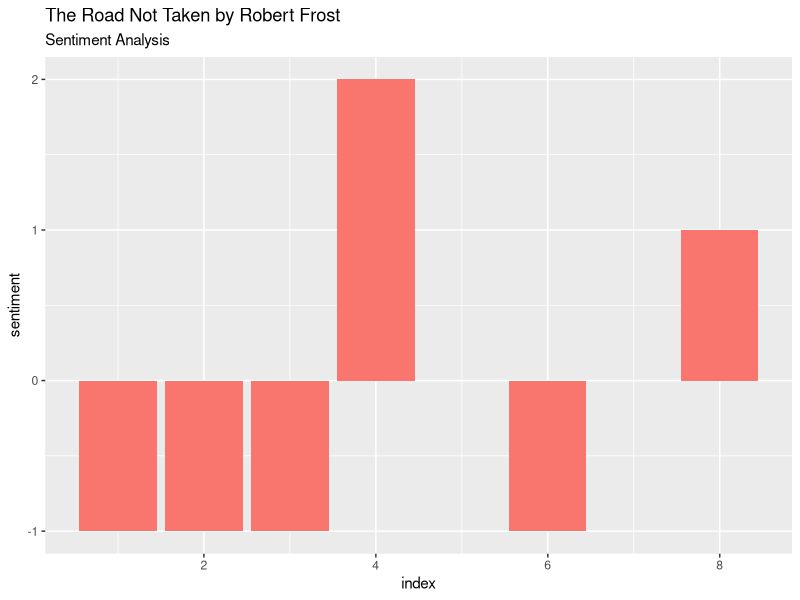
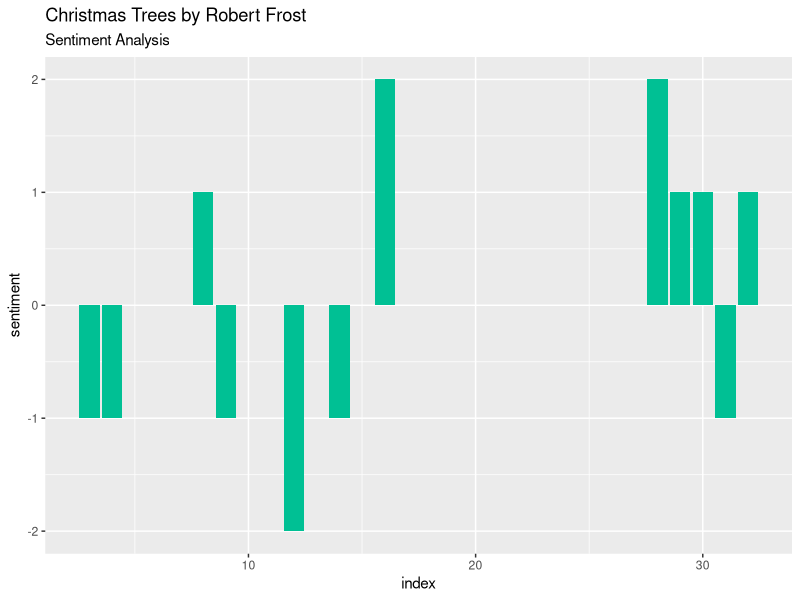

The R source for these figures, in order:
## ---- chunk 1
library(dplyr)    # clean data
library(ggplot2)  # plotting data
library(stringr)  # work with strings
library(tidyr)    # clean data
library(tidytext) # text analysis
## ---- chunk 2
frostRoads <- read.delim("frostRoads.txt", header = FALSE, stringsAsFactors = FALSE)
## ---- chunk 3
frostRoads %>%
  rename(text = V1) %>%
  mutate(linenumber = row_number()) %>%
  ungroup() %>%
  unnest_tokens(word, text) -> tidyRoads
## ---- chunk 4
tidyRoads %>%
  inner_join(get_sentiments("bing")) %>%
  count(index = linenumber %/% 2, sentiment) %>%
  spread(sentiment, n, fill = 0) %>%
  mutate(sentiment = positive - negative) -> sentimentRoads
## ---- chunk 5
ggplot(sentimentRoads, aes(x = index, y = sentiment)) +
  geom_col(fill = "#F8766D") +
  labs(
    title = "The Road Not Taken by Robert Frost",
    subtitle = "Sentiment Analysis")
## ---- chunk 6
frostXmas <- read.delim("frostXmas.txt", header = FALSE)

frostXmas %>%
  rename(text = V1) %>%
  mutate(text = as.character(text)) %>%
  mutate(linenumber = row_number()) %>%
  ungroup() %>%
  unnest_tokens(word, text) -> tidyXmas

tidyXmas %>%
  inner_join(get_sentiments("bing")) %>%
  count(index = linenumber %/% 2, sentiment) %>%
  spread(sentiment, n, fill = 0) %>%
  mutate(sentiment = positive - negative) -> sentimentXmas

ggplot(sentimentXmas, aes(x = index, y = sentiment)) +
  geom_col(fill = "#00C094") +
  labs(
    title = "Christmas Trees by Robert Frost",
    subtitle = "Sentiment Analysis")
